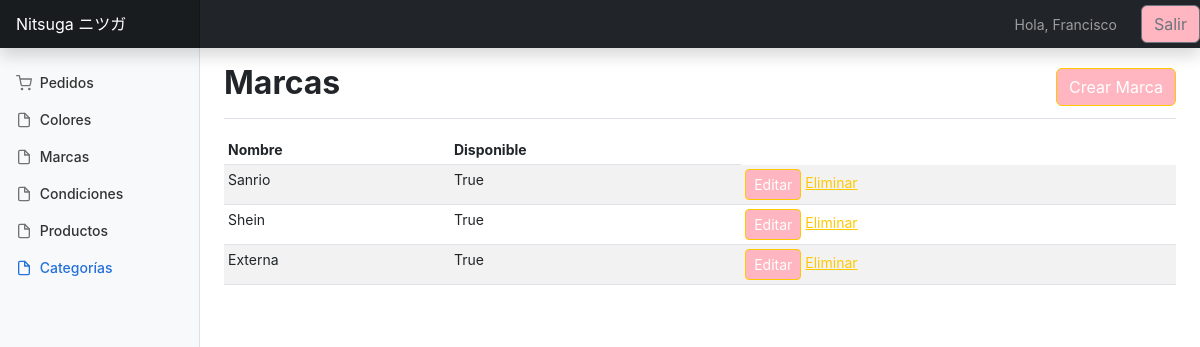
Page /listar_marca/ (signed in) on the committed database.
### app/models.py (models this page shows, shortened)
class Marca(models.Model):
    nombre = models.CharField(max_length=50)
    disponible = models.BooleanField()

### app/views.py (the view)
# urls.py: path('listar_marca/', listar_marca, name="listar_marca"),
@login_required
def listar_marca(request):
    marcas = Marca.objects.all()
    data = {
        'marcas' : marcas
    }
    return render(request, 'app/marcas/listar.html', data)

### app/templates/app/marcas/listar.html
{% extends 'app/gestion/base.html' %}
{% block contenido %}
<div class="container-fluid">
    <div class="row">
      <main class="col-md-9 ms-sm-auto col-lg-10 px-md-4">
        <div
          class="d-flex justify-content-between flex-wrap flex-md-nowrap align-items-center pt-3 pb-2 mb-3 border-bottom">
          <h1 class="h2">Marcas</h1>
          <a href="{% url 'app:crear_marca' %}" class="btn btn-primary">Crear Marca</a>
        </div>
        <div class="table-responsive">
          <table class="table table-striped table-sm">
            <thead>
              <tr>
                <th scope="col">Nombre</th>
                <th scope="col">Disponible</th>
              </tr>
            </thead>
            <tbody>
                {% for m in marcas %}
                <tr>
                    <td>{{ m.nombre | title }}</td>
                    <td>{{ m.disponible | title }}</td>
                    <td>
                        <a href="{% url 'app:editar_marca' m.id %}" class="btn-primary btn btn-sm">Editar</a>
                        <a href="{% url 'app:eliminar_marca' m.id %}" class="btn-sm">Eliminar</a>
                    </td>
                </tr>
                {% endfor %}
            </tbody>
          </table>
        </div>
      </main>
    </div>
  </div>
{% endblock %}

### app/templates/app/gestion/base.html (shortened to what this page needs)
{% load static %}
<!doctype html>
<html lang="en">
<head>
  <link rel="stylesheet" href="{% static 'app/css/styles.css' %}">
  <link rel="stylesheet" href="{% static 'app/css/dashboard.css' %}">
</head>
<body>
  <header class="navbar navbar-dark sticky-top bg-dark flex-md-nowrap p-0 shadow">
    <a class="navbar-brand col-md-3 col-lg-2 me-0 px-3" href="{% url 'gestion_home' %}">Nitsuga ニツガ</a>
    <div class="navbar-nav">
      <div class="nav-item text-nowrap d-flex align-items-center">
        <span class="nav-link px-3">Hola, {{ user.username }}</span>
        <form action="{% url 'logout' %}" method="post" class="ms-2">
          <button type="submit" class="btn btn-outline-secondary">Salir</button>
        </form>
      </div>
    </div>
  </header>
  <div class="container-fluid">
    <div class="row">
      <nav id="sidebarMenu" class="col-md-3 col-lg-2 d-md-block bg-light sidebar collapse">
        <div class="position-sticky pt-3">
          <ul class="nav flex-column">
            <li class="nav-item">
              <a class="nav-link" aria-current="page" href="{% url 'gestion_home' %}">
                <span data-feather="shopping-cart"></span>
                Pedidos
              </a>
            </li>
            <li class="nav-item">
              <a class="nav-link" href="{% url 'app:listar_color' %}">
                <span data-feather="file"></span>
                Colores
              </a>
            </li>
            <li class="nav-item">
              <a class="nav-link" href="{% url 'app:listar_marca' %}">
                <span data-feather="file"></span>
                Marcas
              </a>
            </li>
            <li class="nav-item">
              <a class="nav-link" href="{% url 'app:listar_condicion' %}">
                <span data-feather="file"></span>
                Condiciones
              </a>
            </li>
            <li class="nav-item">
              <a class="nav-link" href="{% url 'app:listar_producto' %}">
                <span data-feather="file"></span>
                Productos
              </a>
            </li>
            <li class="nav-item">
              <a class="nav-link active" href="{% url 'app:listar_categoria' %}">
                <span data-feather="file"></span>
                Categorías
              </a>
            </li>
          </ul>
        </div>
      </nav>
    </div>
  </div>
    {% block contenido %}
    {% endblock %}
</body>
</html>

### app/static/app/css/dashboard.css (style rules this page uses)
body { font-size: .875rem; }
.feather { width: 16px; height: 16px; vertical-align: text-bottom; }
.sidebar { position: fixed; top: 0; bottom: 0; left: 0; z-index: 100; padding: 48px 0 0; box-shadow: inset -1px 0 0 rgba(0, 0, 0, .1); }
.sidebar .nav-link { font-weight: 500; color: #333; }
.sidebar .nav-link .feather { margin-right: 4px; color: #727272; }
.sidebar .nav-link.active { color: #2470dc; }
.sidebar .nav-link:hover .feather, .sidebar .nav-link.active .feather { color: inherit; }
.navbar-brand { padding-top: .75rem; padding-bottom: .75rem; font-size: 1rem; background-color: rgba(0, 0, 0, .25); box-shadow: inset -1px 0 0 rgba(0, 0, 0, .25); }

### rows in the picture
Marca: nombre "Sanrio", disponible "True"
Marca: nombre "Shein", disponible "True"
Marca: nombre "Externa", disponible "True"

### other values in the picture
{{ user.username }} "Francisco"
